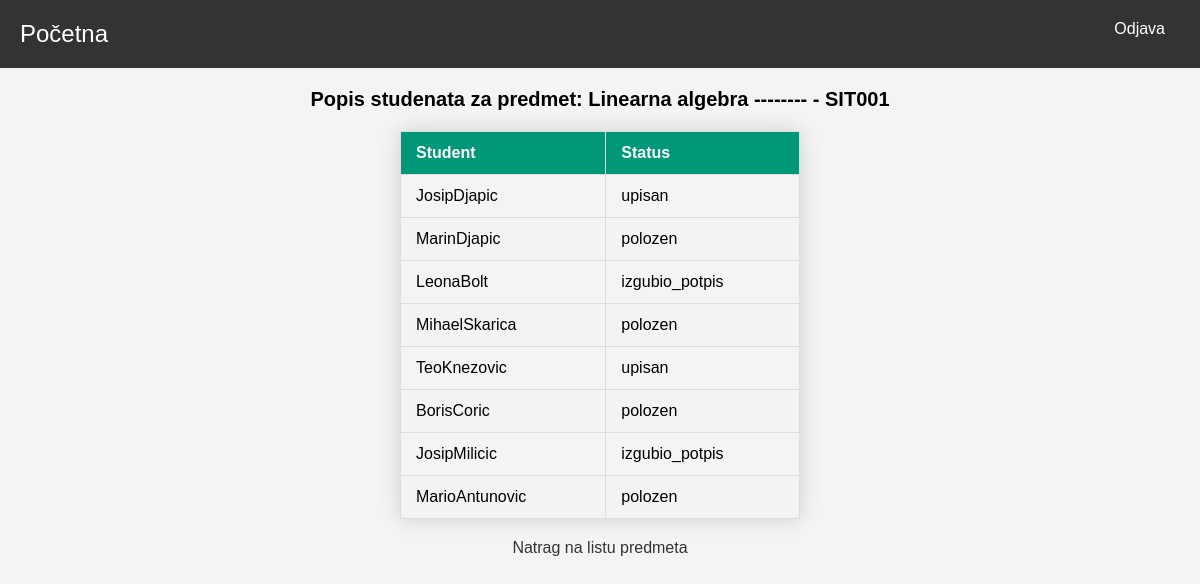
Screenshot of /upisni_list//1/ (signed in) with the database file from the repository.
### upis/models.py (models this page shows, shortened)
class Predmet(models.Model):
    naziv = models.CharField(max_length=100)
    kod = models.CharField(max_length=10)
    program = models.TextField()
    ects = models.IntegerField()
    sem_red = models.IntegerField()
    sem_izv = models.IntegerField()
    izborni = models.CharField(max_length=3)
    nositelj = models.ForeignKey(Korisnik, limit_choices_to={'uloga__naziv': 'profesor'}, on_delete=models.CASCADE, related_name='predmeti', null=True)

class UpisniList(models.Model):
    STATUSI_PREDMETA = [
        ('upisan', 'Upisan'),
        ('polozen', 'Položen'),
        ('izgubio_potpis', 'Izgubio Potpis')
    ]
    student = models.ForeignKey(Korisnik, limit_choices_to={'uloga__naziv': 'student'}, on_delete=models.CASCADE, related_name='upisni_list')
    predmet = models.ForeignKey(Predmet, on_delete=models.CASCADE, related_name='upisni_list')
    status = models.CharField(max_length=15, choices=STATUSI_PREDMETA, default='upisan')
    semestar = models.IntegerField()

class Korisnik(AbstractUser):
    uloga = models.ForeignKey(Uloga, on_delete=models.CASCADE)
    objects = KorisnikManager()
    class Meta:
        verbose_name = 'korisnik'
        verbose_name_plural = 'korisnici'

### upis/views.py (the view)
# urls.py: path('upisni_list//<int:predmet_id>/', views.show_upisni_list, name='show_upisni_list'),
@login_required
def show_upisni_list(request, predmet_id):
    predmet = get_object_or_404(Predmet, id=predmet_id)
    upisni_list = UpisniList.objects.filter(predmet=predmet)
    return render(request, 'upisni_list.html', {'predmet': predmet, 'upisni_list': upisni_list})

### upis/templates/upisni_list.html (shortened to what this page needs)
<!DOCTYPE html>
<html lang="en">
<head>
    {% load static %}
    <link rel="stylesheet" type="text/css" href="{% static 'css/styles.css' %}">
</head>
<body>
    <nav class="navbar">
        <div class="navbar-brand">
            <a href="{% url 'home' %}">Početna</a>
        </div>
        <ul class="navbar-nav">
            <li class="navbar-right"><a href="{% url 'logout' %}">Odjava</a></li>
        </ul>
    </nav>
   <div class="container">
        <h1>Popis studenata za predmet: {{ predmet.naziv }} - {{ predmet.kod }}</h2>
        <table class="student-table">
            <thead>
                <tr>
                    <th>Student</th>
                    <th>Status</th>
                </tr>
            </thead>
            <tbody>
                {% for upis in upisni_list %}
                    <tr>
                        <td>{{ upis.student.username }}</td>
                        <td>{{ upis.status }}</td>
                    </tr>
                {% empty %}
                    <tr>
                        <td colspan="2">Nema upisanih studenata za ovaj predmet.</td>
                    </tr>
                {% endfor %}
            </tbody>
        </table>
        <a href="{% url 'manage_subjects' %}" class="back-link">Natrag na listu predmeta</a>
    </div>
</body>
</html>

### static/css/styles.css (style rules this page uses)
body { font-family: 'Montserrat', sans-serif; margin: 0; padding: 0; background-color: #f4f4f4; }
.navbar { display: flex; justify-content: space-between; align-items: center; background-color: #333; padding: 10px 20px; color: white; }
.navbar-brand a { color: white; text-decoration: none; font-size: 1.5em; }
.navbar-nav { list-style: none; display: flex; margin: 0; padding: 0; }
.navbar-nav li { margin-left: 20px; }
.navbar-nav a { color: white; text-decoration: none; padding: 10px 15px; display: block; }
.navbar-right { margin-left: auto; }
h1 { text-align: center; margin-top: 20px; }
table { width: auto; border-collapse: collapse; margin: 20px 0; font-size: 1em; min-width: 400px; box-shadow: 0 0 20px rgba(0, 0, 0, 0.15); margin: 20px auto; }
table thead tr { background-color: #009879; color: #ffffff; text-align: left; font-weight: bold; }
table th, table td { padding: 12px 15px; border: 1px solid #dddddd; }
table tbody tr:nth-of-type(even) { background-color: #f3f3f3; }
ul { list-style-type: none; padding: 0; }
ul li { margin-bottom: 10px; }
.container h1 { font-size: 20px; margin-bottom: 15px; }
a { text-decoration: none; color: #333; transition: color 0.3s, filter 0.3s; }

### upis/templates/upisni_list.html (style rules this page uses)
.back-link { display: block; margin-top: 20px; text-align: center; }

### rows the page displays
Predmet: naziv "Linearna algebra --------", kod "SIT001"
UpisniList: student.username "JosipDjapic", status "upisan"
UpisniList: student.username "MarinDjapic", status "polozen"
UpisniList: student.username "LeonaBolt", status "izgubio_potpis"
UpisniList: student.username "MihaelSkarica", status "polozen"
UpisniList: student.username "TeoKnezovic", status "upisan"
UpisniList: student.username "BorisCoric", status "polozen"
UpisniList: student.username "JosipMilicic", status "izgubio_potpis"
UpisniList: student.username "MarioAntunovic", status "polozen"
